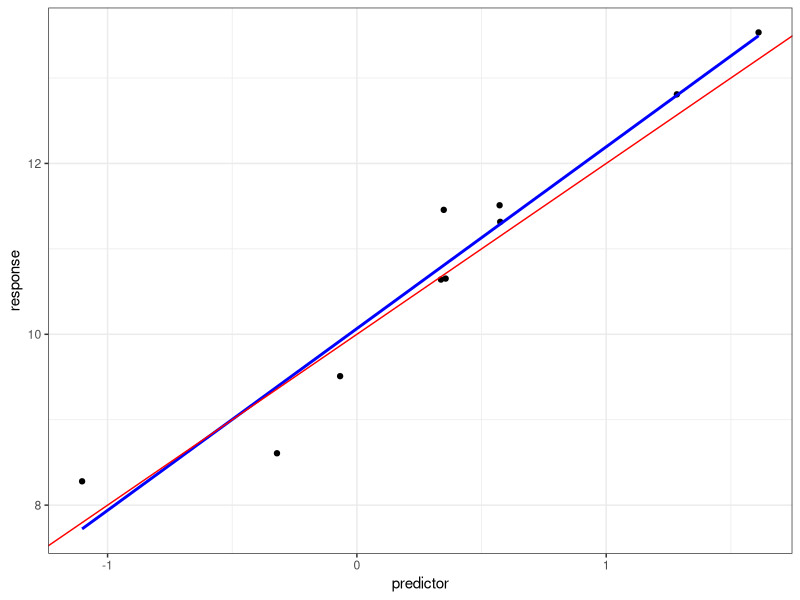
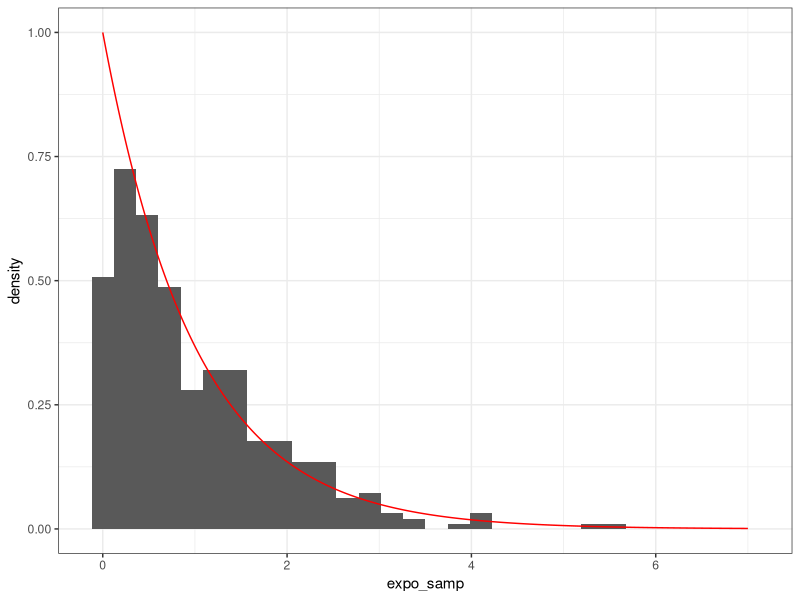
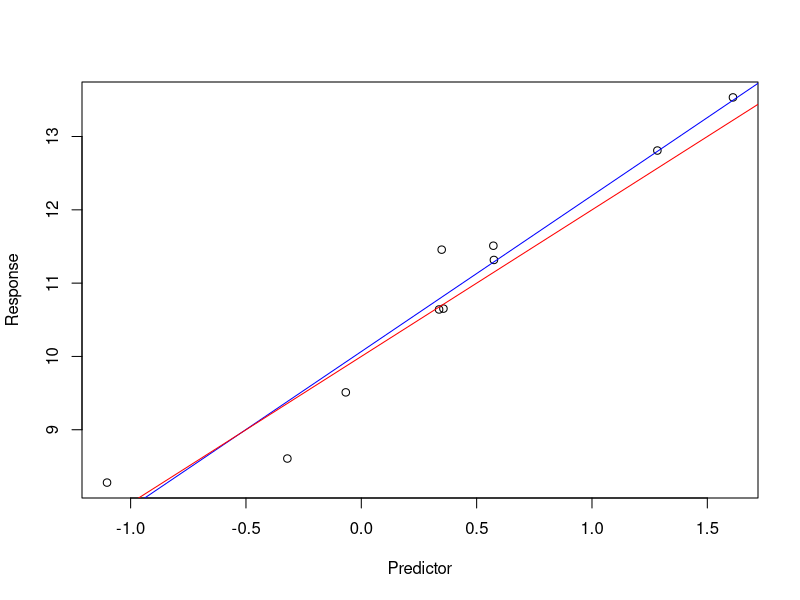
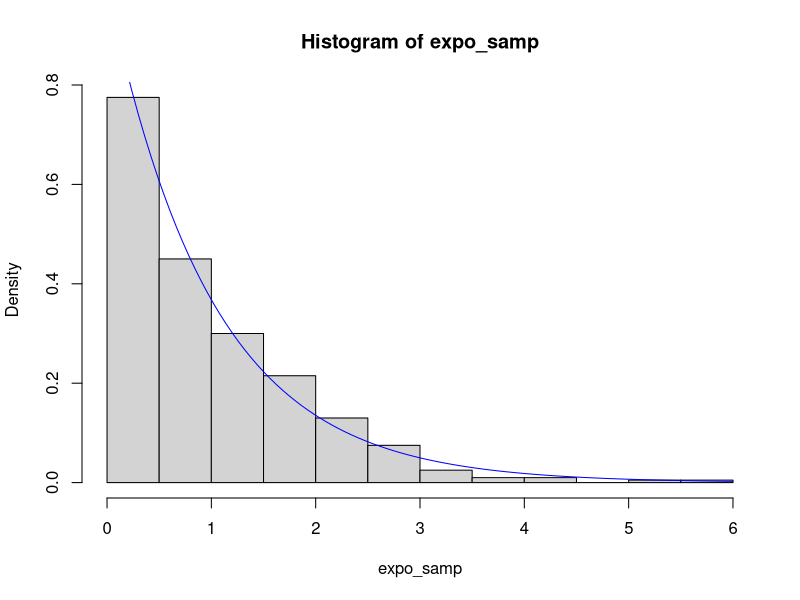

Here is the R script that generated these plots, in order:
## ---- chunk 1
# Demonstration of arithmetic
# This equals 111
11 + 4 * 5 ^ 2
# Modulo (remainder) in R
139560 %% 2021
## ---- chunk 2
# Create a numeric variable approximately equal to sqrt(2)
x <- 1.41421
# This is equivalent to 1.41421 -> x
class(x)
## ---- chunk 3
x <- c("hydrogen", 1, 1.01, "gas")
x[1]

# Notice that 1, 1.001, and x are coerced to "character"
class(x)
class(x[2])

# Modify components
x[3] <- 1.008
x

# Delete components
x <- x[-4]
x
## ---- chunk 4
names(x) <- c("name", "number", "mass")
x["number"]
## ---- chunk 5
# Arithmetic of vectors of the same length
c(50, 51, 61) + c(110, 111, 139)

# Arithmetic with vectors of differing lengths
# Shortest vector is recycled (warning if not whole multiple)
c(121, 124) + c(110, 111, 139)
c(121, 124) + c(104, 110, 111, 139)

# Arithmetic with constants
2 * c(110, 111, 139)
c(1, 2, 3) * c(110, 111, 139)
100 + c(10, 11, 39)

## ---- chunk 6
# Instead of using names(), you can create lists with components already named
# The same applies for vectors
x <- list(
  name = "hydrogen", 
  number = 1, 
  mass = 1.001
)
x[[1]]
x[["number"]]
# Here, 1 is not coerced to a character
class(x[["number"]])
## ---- chunk 7
X <- matrix(c(1, 1, 0, 1, 1, 1, 1, 3, 9), nrow = 3, byrow = T)
X
## ---- chunk 8
# Get a row of the matrix
X[1, ]

# Get a column of the matrix
X[, 1]

# Get the dimensions of X (row, col)
dim(X)

# Create the transpose of X
Xt <- t(X)

# Matrix multiplication
XtX <- Xt %*% X

# Find the inverse of a matrix
XtX_inverse <- solve(XtX)

# Sanity check (notice zero can sometimes be a very small number)
XtX %*% XtX_inverse
## ---- chunk 9
Y <- data.frame(X)
names(Y) <- c("Q", "W", "E")
Y
X

Y <- data.frame(
  Q = c(1, 1, 1), 
  W = c(1, 1, 3), 
  E = c(0, 1, 9)
)
Y
## ---- chunk 10
# The following commands return the same element: the first column of Y
Y[["Q"]]
Y[[1]]
Y$Q
Y[, "Q"]

# Rows can also be named and indexed that way
# Rows cannot use dollar sign notation or double brackets
# The following all return the first row of Y
rownames(Y) <- c("A", "S", "D")
Y["A", ]
Y[1, ]

# The following both return the middle element of Y
Y[2, 2]
Y["S", "W"]

# Either of the following would add the the column `R`
# This is added to the end of the data frame
Y[, 4] <- c("Joe", "Joe and Neil", "Kevin")
names(Y)[4] <- "R"

Y$R <- c("Joe", "Joe and Neil", "Kevin")

# Remove the column
Y <- Y[, -4]
## ---- chunk 11
# We want rows of the data frame where the second element is 1
Y[Y$W == 1, ]
## ---- chunk 12
head(iris, 3)
## ---- chunk 13
library(dplyr)
iris %>%
  group_by(Species) %>%
  summarize(petal_width_avg = mean(Petal.Width), .groups = "drop") %>%
  top_n(1, petal_width_avg) %>%
  .$Species
## ---- chunk 14
my_vector <- c(110, 111, 139) # Numbers 1 through 10
for (i in my_vector) {
  print(i %% 17)
}
## ---- chunk 15
my_vector %% 17
## ---- chunk 16
result <- replicate(100, rexp(10, 1), simplify = F)
result
## ---- chunk 17
# We can set default values to arguments in functions, like na.rm here
max_magnitude <- function(vec, na.rm = T) {
  max(abs(vec), na.rm = na.rm)
}
max_magnitude(c(NA, -50, 51, -61, 121, -124))
## ---- chunk 18
for (i in 1:5) {
  if (i %% 2) {
    message(i, " is odd")
  } else {
    message(i, " is even")
  }
}
## ---- chunk 19
# install ggplot2 if you haven't already
# install.packages(ggplot2)
library(ggplot2)

# Let's generate some example data
predictor <- rnorm(10)
response <- 10 + 2*predictor + rnorm(10, 0, .5)
# Create a data frame of data
df <- data.frame(predictor, response)

ggplot(data = df, aes(x = predictor, y = response)) + 
  geom_point() + # create points with x and y 
  # create blue linear regression line
  geom_smooth(method = "lm", se = F, color = "blue") + 
  # create red true regression line
  geom_abline(slope = 2, intercept = 10, color = "red") + 
  # make it pretty (optional)
  theme_bw()
## ---- chunk 20
# Generate samples of data
expo_samp <- rexp(400, 1)
expo_samp_df <- data.frame(expo_samp)

# Generate known PDF
x <- seq(0, 7, by = 0.01)
expo_pdf <- dexp(x, 1)
expo_df <- data.frame(x, expo_pdf)


ggplot(data = expo_samp_df, aes(x = expo_samp)) + 
  # An ordinary histogram would not have the additional aes() arg
  geom_histogram(aes(y =..density..)) + 
  # Add a line for the PDF (use different data)
  geom_line(data = expo_df, aes(x = x, y = expo_pdf), color = "red") + 
  theme_bw()
## ---- chunk 21
# Make a scatter plot with the same data
plot(predictor, response, xlab = "Predictor", ylab = "Response")
# Add calculated linear regression line
abline(lm(response ~ predictor), col = "blue")
# Add true regression line
abline(10, 2, col = "red")

# Make a histogram with the same data
# To make a normal histogram, set freq = T
hist(expo_samp, freq = F)
curve(dexp(x, 1), col = "blue", add = T) 
## ---- chunk 22
x <- round(runif(25, 1, 365))
## ---- chunk 23
length(x) - length(unique(x))

bday <- function(n = 25) {
  x <- round(runif(n, 1, 365))
  match_bday <- length(x) - length(unique(x))
  y <- ifelse(match_bday > 0, T, F)
  y
}
## ---- chunk 24
bday_rep <- replicate(10000, bday(25))
## ---- chunk 25
mean(bday_rep)
## ---- chunk 26
set.seed(20210909)

bday <- function() {
  x <- round(runif(23, 1, 365))
  sum(duplicated(x)) > 0 
}

y <- replicate(10000, bday())
mean(y)
## ---- chunk 27
# Check the R Markdown source to see how this is done!
